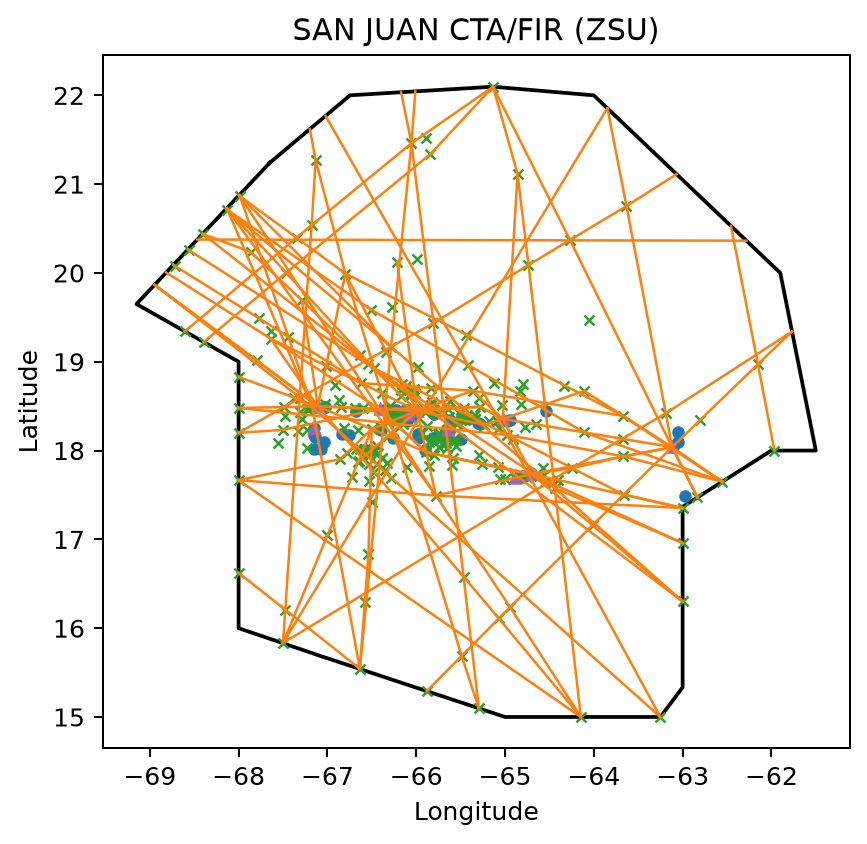

Reproduce this figure in Python.
"""Plot the Honolulu CTA/FIR boundary from the FAA ARB tables.

Run from the repository root after downloading a NASR cycle::

    python examples/plot_fir.py
"""

from __future__ import annotations

from pathlib import Path

from matplotlib import pyplot as plt

from openNASR import NASR


# Configuration: edit these values before running the script.
location_id = "ZSU"
boundary_type = "CTA/FIR"
altitude = "UNLIMITED"
cycle = "2026-05-14"
cache_dir: Path | None = None
output_path = Path(__file__).with_suffix(".png")
show_plot = False

if not show_plot:
    plt.switch_backend("Agg")

nasr = NASR(cycle=cycle, cache_dir=cache_dir)
boundary = nasr.airspace_boundaries.get(
    location_id, boundary_type=boundary_type, altitude=altitude
)
figure, axes = boundary.plot(
    nasr,
    plot_high_airways=True,
    plot_low_airways=True,
    plot_airports=True,
    plot_fixes=True,
    plot_airnavs=True,
    projection="geographic",
    plot_legend=False,
)

minimum_longitude, minimum_latitude, maximum_longitude, maximum_latitude = (
    boundary.geometry.bounds
)
longitude_padding = (maximum_longitude - minimum_longitude) * 0.05
latitude_padding = (maximum_latitude - minimum_latitude) * 0.05
axes.set_xlim(
    minimum_longitude - longitude_padding, maximum_longitude + longitude_padding
)
axes.set_ylim(minimum_latitude - latitude_padding, maximum_latitude + latitude_padding)
axes.set_aspect("equal", adjustable="box")
axes.set_title(f"{boundary.record.name} CTA/FIR ({location_id})")
figure.tight_layout()
output_path.parent.mkdir(parents=True, exist_ok=True)
figure.savefig(output_path, dpi=180, bbox_inches="tight")
print(f"Wrote {output_path.resolve()}")
if show_plot:
    plt.show()
else:
    plt.close(figure)
